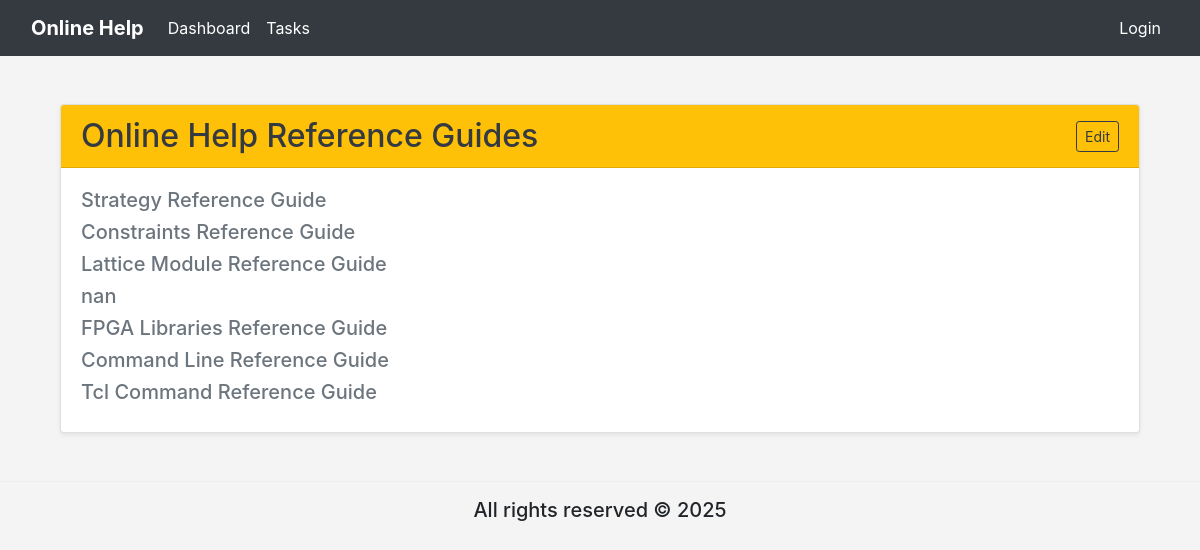
Page /online_help/tasks_test/per_documentation_test/128/ on the committed database.
### online_help/models.py (models this page shows, shortened)
class Task(models.Model):
    document = models.CharField(max_length=255)
    section = models.CharField(max_length=255)
    sub_section = models.CharField(max_length=255)
    comments = models.TextField()
    SME = models.CharField(max_length=255)
    color = models.CharField(max_length=50)
    completion = models.CharField(max_length=100, default='0%')
    created_at = models.DateTimeField(auto_now_add=True)  # Add this line

### online_help/views.py (the view)
# urls.py: path('tasks_test/per_documentation_test/<int:document_pk>/', views.per_documentation_test, name='per_documentation_test'),
def per_documentation_test(request, document_pk):
    reference_task = get_object_or_404(Task, pk=document_pk)
    document_name = reference_task.document
    tasks = Task.objects.filter(document=document_name)
    seen_sections = set()
    unique_section_tasks = []
    for task in tasks:
        if task.section not in seen_sections:
            seen_sections.add(task.section)
            unique_section_tasks.append(task)
    return render(request, 'online_help/per_documentation_test.html', {
        'document_name': document_name,
        'document_pk': document_pk,
        'sections': unique_section_tasks,  # list of Task objects
    })

### online_help/templates/online_help/per_documentation_test.html
{% extends "online_help/base.html" %}
{% block content %}
{% load static %}
<link rel="stylesheet" href="{% static 'css/per_documentation.css' %}">
<link rel="stylesheet" href="https://stackpath.bootstrapcdn.com/bootstrap/4.5.2/css/bootstrap.min.css">
<div class="container mt-5">
    <div class="card shadow-sm">
        <div class="card-header bg-warning text-dark d-flex justify-content-between align-items-center">
            <h2 class="mb-0">{{ document_name }}</h2>
            <a href="{% url 'online_help:section_edit_test' document_pk=document_pk %}" class="btn btn-outline-dark btn-sm">Edit</a>
        </div>
        <div class="card-body">
            {% if sections %}
                {% for section in sections %}
                    <h5 class="text-muted">
                        <a href="{% url 'online_help:per_section_test' document_pk=document_pk section_pk=section.pk %}" class="hover-link">
                            {{ section.section }}
                        </a>
                    </h5>
                {% endfor %}
            {% else %}
                <p>No sections found for this document.</p>
            {% endif %}
        </div>
    </div>
</div>
{% endblock %}

### online_help/static/css/base.css (style rules this page uses)
body { background-color: #f4f4f4 !important; font-family: Arial, sans-serif; }

### online_help/static/css/per_documentation.css (style rules this page uses)
.hover-link { color: inherit; text-decoration: none; }

### rows in the picture
Task: document "Online Help Reference Guides", section "Strategy Reference Guide"
Task: section "Constraints Reference Guide"
Task: section "Lattice Module Reference Guide"
Task: section "nan"
Task: section "FPGA Libraries Reference Guide"
Task: section "Command Line Reference Guide"
Task: section "Tcl Command Reference Guide"
